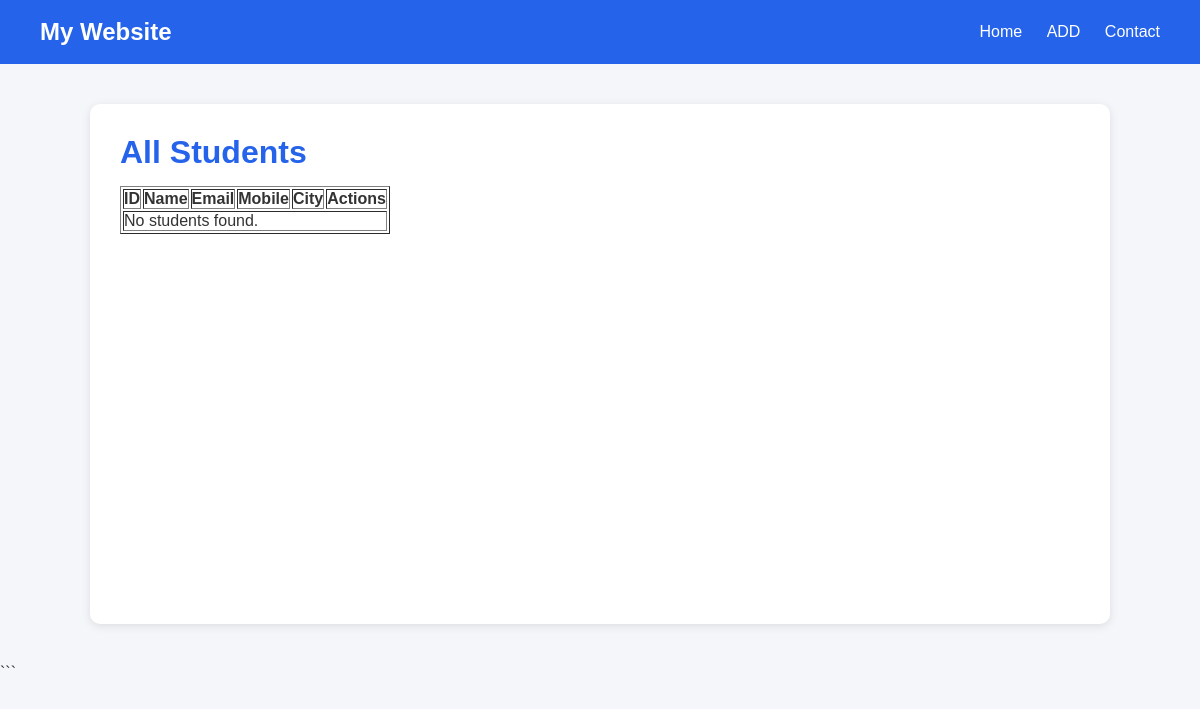
The page /list/ on the database as committed earlier.
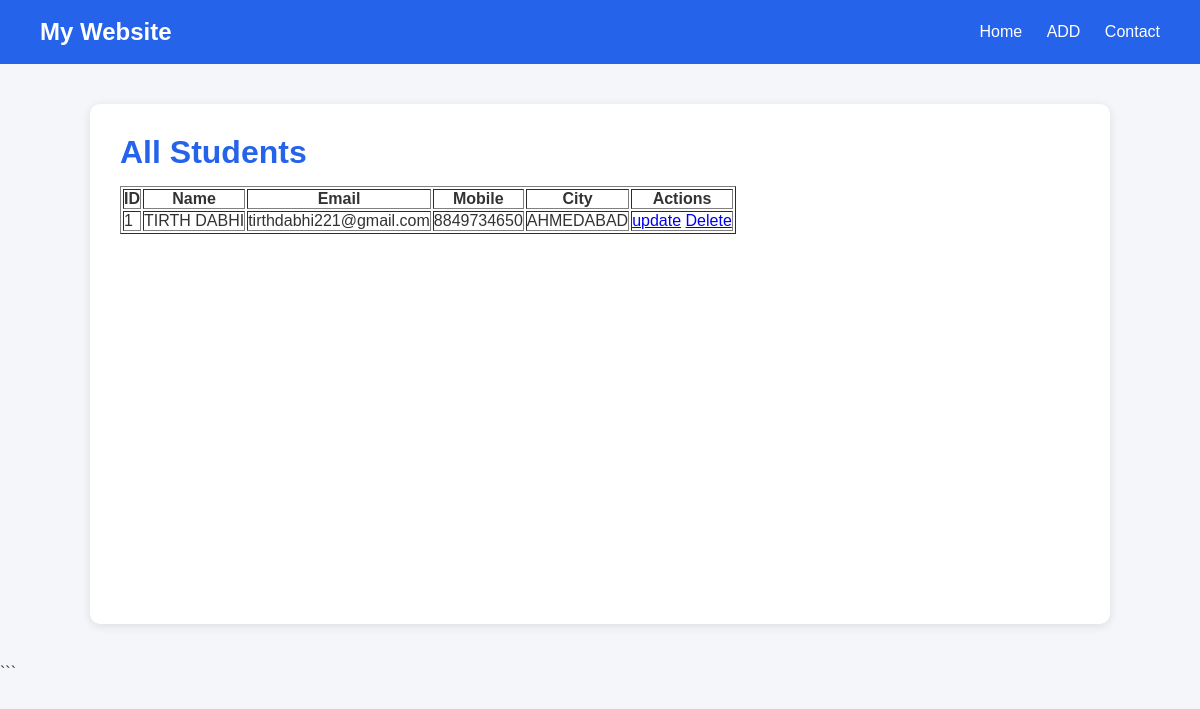
The same page on the database as committed later.
### st/models.py (models this page shows, shortened)
class student(models.Model):
    S_id = models.AutoField(primary_key=True)
    S_name = models.CharField(max_length=100)
    S_email = models.EmailField()
    S_mobile = models.CharField(max_length=15)
    S_city = models.CharField(max_length=100)

### st/views.py (the view)
# urls.py: path('list/', views.student_list, name='list'),
def student_list(request):
    students = student.objects.all()
    return render(request, 'cruds/list.html', {'student': students})

### st/templates/cruds/list.html (shortened to what this page needs)
{% extends 'base.html' %}
{% block content %}
<h1>All Students</h1>
<table border="1" cellpadding="12">
    <thead>
        <tr>
            <th>ID</th>
            <th>Name</th>
            <th>Email</th>
            <th>Mobile</th>
            <th>City</th>
            <th>Actions</th>
        </tr>
    </thead>
<tbody>
    {% for s in student %}
    <tr>
        <td>{{ forloop.counter }}</td>
        <td>{{ s.S_name }}</td>
        <td>{{ s.S_email }}</td>
        <td>{{ s.S_mobile }}</td>
        <td>{{ s.S_city }}</td>
        <td>
            <a href="{% url 'update' s.S_id %}">update</a>
            <a href="{% url 'delete' s.S_id %}">Delete</a>
        </td>
    </tr>
    {% empty %}
    <tr>
        <td colspan="7">No students found.</td>
    </tr>
    {% endfor %}
</tbody>
</table>
{% endblock %}

Rows that differ between the two databases and show on the page:
added student: S_name "TIRTH DABHI", S_email "tirthdabhi221@gmail.com", S_mobile "8849734650", S_city "AHMEDABAD"
Other text that changed with them:
text no longer shown: "No students found."
